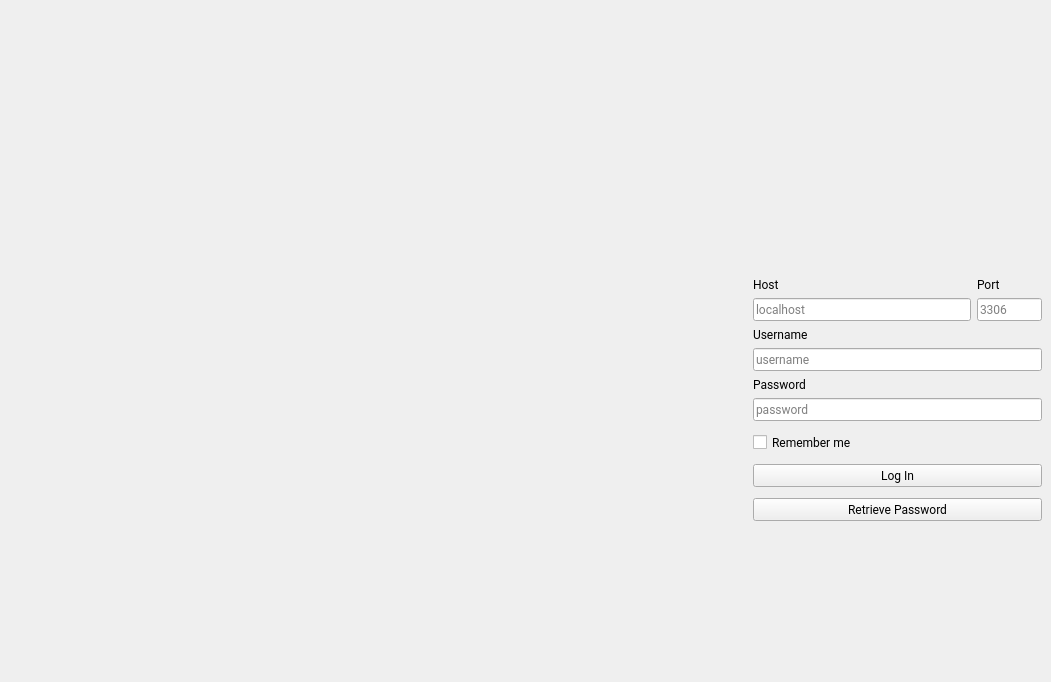
<?xml version="1.0" encoding="UTF-8"?>
<ui version="4.0">
 <class>LoginForm</class>
 <widget class="QWidget" name="LoginForm">
  <property name="geometry">
   <rect>
    <x>0</x>
    <y>0</y>
    <width>1051</width>
    <height>682</height>
   </rect>
  </property>
  <property name="font">
   <font>
    <family>Roboto</family>
   </font>
  </property>
  <property name="windowTitle">
   <string>QLibraryLogin</string>
  </property>
  <property name="windowIcon">
   <iconset resource="resource.qrc">
    <normaloff>:/resources/images/LibraryLogo.png</normaloff>:/resources/images/LibraryLogo.png</iconset>
  </property>
  <property name="styleSheet">
   <string notr="true"/>
  </property>
  <layout class="QHBoxLayout" name="horizontalLayout" stretch="12,5">
   <property name="spacing">
    <number>6</number>
   </property>
   <property name="sizeConstraint">
    <enum>QLayout::SetDefaultConstraint</enum>
   </property>
   <property name="leftMargin">
    <number>0</number>
   </property>
   <property name="topMargin">
    <number>0</number>
   </property>
   <property name="rightMargin">
    <number>0</number>
   </property>
   <property name="bottomMargin">
    <number>0</number>
   </property>
   <item>
    <widget class="QLabel" name="label_6">
     <property name="minimumSize">
      <size>
       <width>400</width>
       <height>100</height>
      </size>
     </property>
     <property name="font">
      <font>
       <family>Montserrat</family>
      </font>
     </property>
     <property name="styleSheet">
      <string notr="true">border-image: url(:/resources/images/LibraryBackground.jpg);</string>
     </property>
     <property name="text">
      <string/>
     </property>
    </widget>
   </item>
   <item>
    <widget class="QWidget" name="loginWidget" native="true">
     <property name="font">
      <font>
       <family>Roboto</family>
      </font>
     </property>
     <layout class="QVBoxLayout" name="verticalLayout">
      <item>
       <spacer name="verticalSpacer">
        <property name="orientation">
         <enum>Qt::Vertical</enum>
        </property>
        <property name="sizeType">
         <enum>QSizePolicy::Expanding</enum>
        </property>
        <property name="sizeHint" stdset="0">
         <size>
          <width>20</width>
          <height>40</height>
         </size>
        </property>
       </spacer>
      </item>
      <item>
       <widget class="QLabel" name="logoLabel">
        <property name="sizePolicy">
         <sizepolicy hsizetype="Preferred" vsizetype="Preferred">
          <horstretch>0</horstretch>
          <verstretch>0</verstretch>
         </sizepolicy>
        </property>
        <property name="minimumSize">
         <size>
          <width>50</width>
          <height>100</height>
         </size>
        </property>
        <property name="font">
         <font>
          <family>Montserrat</family>
         </font>
        </property>
        <property name="styleSheet">
         <string notr="true"> image: url(:/resources/images/LibraryLogo.png);</string>
        </property>
        <property name="text">
         <string/>
        </property>
       </widget>
      </item>
      <item>
       <spacer name="verticalSpacer_2">
        <property name="orientation">
         <enum>Qt::Vertical</enum>
        </property>
        <property name="sizeType">
         <enum>QSizePolicy::Fixed</enum>
        </property>
        <property name="sizeHint" stdset="0">
         <size>
          <width>20</width>
          <height>10</height>
         </size>
        </property>
       </spacer>
      </item>
      <item>
       <layout class="QGridLayout" name="gridLayout" columnstretch="10,3">
        <item row="0" column="0">
         <widget class="QLabel" name="hostLabel">
          <property name="font">
           <font>
            <family>Montserrat</family>
            <bold>false</bold>
           </font>
          </property>
          <property name="text">
           <string>Host</string>
          </property>
         </widget>
        </item>
        <item row="1" column="0">
         <widget class="QLineEdit" name="hostLineEdit">
          <property name="font">
           <font>
            <family>Montserrat</family>
           </font>
          </property>
          <property name="maxLength">
           <number>80</number>
          </property>
          <property name="placeholderText">
           <string>localhost</string>
          </property>
         </widget>
        </item>
        <item row="1" column="1">
         <widget class="QLineEdit" name="portLineEdit">
          <property name="font">
           <font>
            <family>Montserrat</family>
           </font>
          </property>
          <property name="text">
           <string/>
          </property>
          <property name="maxLength">
           <number>80</number>
          </property>
          <property name="placeholderText">
           <string>3306</string>
          </property>
         </widget>
        </item>
        <item row="0" column="1">
         <widget class="QLabel" name="portLabel">
          <property name="font">
           <font>
            <family>Montserrat</family>
           </font>
          </property>
          <property name="text">
           <string>Port</string>
          </property>
         </widget>
        </item>
       </layout>
      </item>
      <item>
       <widget class="QLabel" name="userNameLabel">
        <property name="font">
         <font>
          <family>Montserrat</family>
         </font>
        </property>
        <property name="text">
         <string>Username</string>
        </property>
       </widget>
      </item>
      <item>
       <widget class="QLineEdit" name="userNameLineEdit">
        <property name="font">
         <font>
          <family>Montserrat</family>
         </font>
        </property>
        <property name="maxLength">
         <number>80</number>
        </property>
        <property name="placeholderText">
         <string>username</string>
        </property>
       </widget>
      </item>
      <item>
       <widget class="QLabel" name="passwordLabel">
        <property name="font">
         <font>
          <family>Montserrat</family>
         </font>
        </property>
        <property name="text">
         <string>Password</string>
        </property>
       </widget>
      </item>
      <item>
       <widget class="QLineEdit" name="passwordLineEdit">
        <property name="font">
         <font>
          <family>Montserrat</family>
         </font>
        </property>
        <property name="text">
         <string/>
        </property>
        <property name="maxLength">
         <number>80</number>
        </property>
        <property name="echoMode">
         <enum>QLineEdit::Password</enum>
        </property>
        <property name="placeholderText">
         <string>password</string>
        </property>
       </widget>
      </item>
      <item>
       <spacer name="verticalSpacer_3">
        <property name="orientation">
         <enum>Qt::Vertical</enum>
        </property>
        <property name="sizeType">
         <enum>QSizePolicy::Fixed</enum>
        </property>
        <property name="sizeHint" stdset="0">
         <size>
          <width>20</width>
          <height>5</height>
         </size>
        </property>
       </spacer>
      </item>
      <item>
       <widget class="QCheckBox" name="rememberMeCheckBox">
        <property name="font">
         <font>
          <family>Montserrat</family>
         </font>
        </property>
        <property name="text">
         <string>Remember me</string>
        </property>
       </widget>
      </item>
      <item>
       <spacer name="verticalSpacer_4">
        <property name="orientation">
         <enum>Qt::Vertical</enum>
        </property>
        <property name="sizeType">
         <enum>QSizePolicy::Fixed</enum>
        </property>
        <property name="sizeHint" stdset="0">
         <size>
          <width>20</width>
          <height>5</height>
         </size>
        </property>
       </spacer>
      </item>
      <item>
       <widget class="QPushButton" name="loginButton">
        <property name="font">
         <font>
          <family>Montserrat</family>
         </font>
        </property>
        <property name="text">
         <string>Log In</string>
        </property>
       </widget>
      </item>
      <item>
       <spacer name="verticalSpacer_5">
        <property name="orientation">
         <enum>Qt::Vertical</enum>
        </property>
        <property name="sizeType">
         <enum>QSizePolicy::Fixed</enum>
        </property>
        <property name="sizeHint" stdset="0">
         <size>
          <width>20</width>
          <height>5</height>
         </size>
        </property>
       </spacer>
      </item>
      <item>
       <widget class="QPushButton" name="retrievePasswordButton">
        <property name="font">
         <font>
          <family>Montserrat</family>
         </font>
        </property>
        <property name="text">
         <string>Retrieve Password</string>
        </property>
       </widget>
      </item>
      <item>
       <spacer name="verticalSpacer_6">
        <property name="orientation">
         <enum>Qt::Vertical</enum>
        </property>
        <property name="sizeHint" stdset="0">
         <size>
          <width>20</width>
          <height>40</height>
         </size>
        </property>
       </spacer>
      </item>
     </layout>
    </widget>
   </item>
  </layout>
 </widget>
 <resources>
  <include location="resource.qrc"/>
 </resources>
 <connections/>
</ui>
